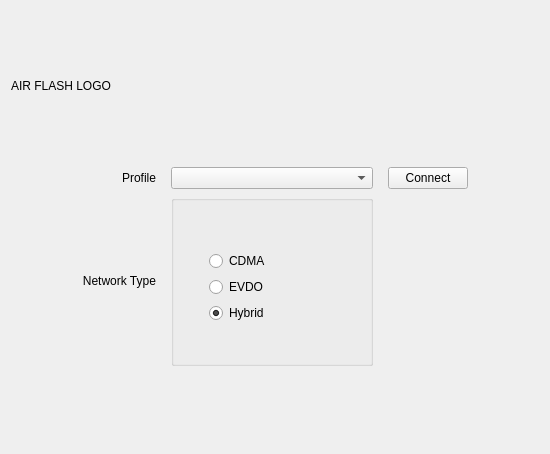
<?xml version="1.0" encoding="UTF-8"?>
<ui version="4.0">
 <class>ConnectionWidget</class>
 <widget class="QWidget" name="ConnectionWidget">
  <property name="geometry">
   <rect>
    <x>0</x>
    <y>0</y>
    <width>550</width>
    <height>454</height>
   </rect>
  </property>
  <property name="windowTitle">
   <string>Form</string>
  </property>
  <property name="autoFillBackground">
   <bool>true</bool>
  </property>
  <property name="styleSheet">
   <string notr="true"/>
  </property>
  <layout class="QVBoxLayout" name="verticalLayout_2">
   <item>
    <widget class="QLabel" name="label">
     <property name="minimumSize">
      <size>
       <width>0</width>
       <height>150</height>
      </size>
     </property>
     <property name="text">
      <string>AIR FLASH LOGO</string>
     </property>
    </widget>
   </item>
   <item>
    <layout class="QHBoxLayout" name="horizontalLayout">
     <item>
      <spacer name="horizontalSpacer">
       <property name="orientation">
        <enum>Qt::Horizontal</enum>
       </property>
       <property name="sizeHint" stdset="0">
        <size>
         <width>40</width>
         <height>20</height>
        </size>
       </property>
      </spacer>
     </item>
     <item>
      <layout class="QGridLayout" name="gridLayout">
       <property name="horizontalSpacing">
        <number>15</number>
       </property>
       <item row="0" column="0">
        <widget class="QLabel" name="label_2">
         <property name="text">
          <string>Profile</string>
         </property>
         <property name="alignment">
          <set>Qt::AlignRight|Qt::AlignTrailing|Qt::AlignVCenter</set>
         </property>
        </widget>
       </item>
       <item row="0" column="1">
        <widget class="QComboBox" name="profileCBox"/>
       </item>
       <item row="0" column="2">
        <widget class="QPushButton" name="connectButton">
         <property name="text">
          <string>Connect</string>
         </property>
        </widget>
       </item>
       <item row="1" column="0">
        <widget class="QLabel" name="label_3">
         <property name="text">
          <string>Network Type</string>
         </property>
         <property name="alignment">
          <set>Qt::AlignRight|Qt::AlignTrailing|Qt::AlignVCenter</set>
         </property>
        </widget>
       </item>
       <item row="1" column="1">
        <widget class="QGroupBox" name="groupBox">
         <property name="title">
          <string/>
         </property>
         <layout class="QVBoxLayout" name="verticalLayout">
          <property name="leftMargin">
           <number>35</number>
          </property>
          <property name="topMargin">
           <number>50</number>
          </property>
          <property name="rightMargin">
           <number>100</number>
          </property>
          <property name="bottomMargin">
           <number>40</number>
          </property>
          <item>
           <widget class="QRadioButton" name="cdmaButton">
            <property name="text">
             <string>CDMA</string>
            </property>
           </widget>
          </item>
          <item>
           <widget class="QRadioButton" name="evdoButton">
            <property name="text">
             <string>EVDO</string>
            </property>
           </widget>
          </item>
          <item>
           <widget class="QRadioButton" name="hybridButton">
            <property name="text">
             <string>Hybrid</string>
            </property>
            <property name="checked">
             <bool>true</bool>
            </property>
           </widget>
          </item>
         </layout>
        </widget>
       </item>
      </layout>
     </item>
     <item>
      <spacer name="horizontalSpacer_4">
       <property name="orientation">
        <enum>Qt::Horizontal</enum>
       </property>
       <property name="sizeHint" stdset="0">
        <size>
         <width>40</width>
         <height>20</height>
        </size>
       </property>
      </spacer>
     </item>
    </layout>
   </item>
   <item>
    <spacer name="verticalSpacer">
     <property name="orientation">
      <enum>Qt::Vertical</enum>
     </property>
     <property name="sizeHint" stdset="0">
      <size>
       <width>20</width>
       <height>83</height>
      </size>
     </property>
    </spacer>
   </item>
  </layout>
 </widget>
 <resources/>
 <connections/>
</ui>
